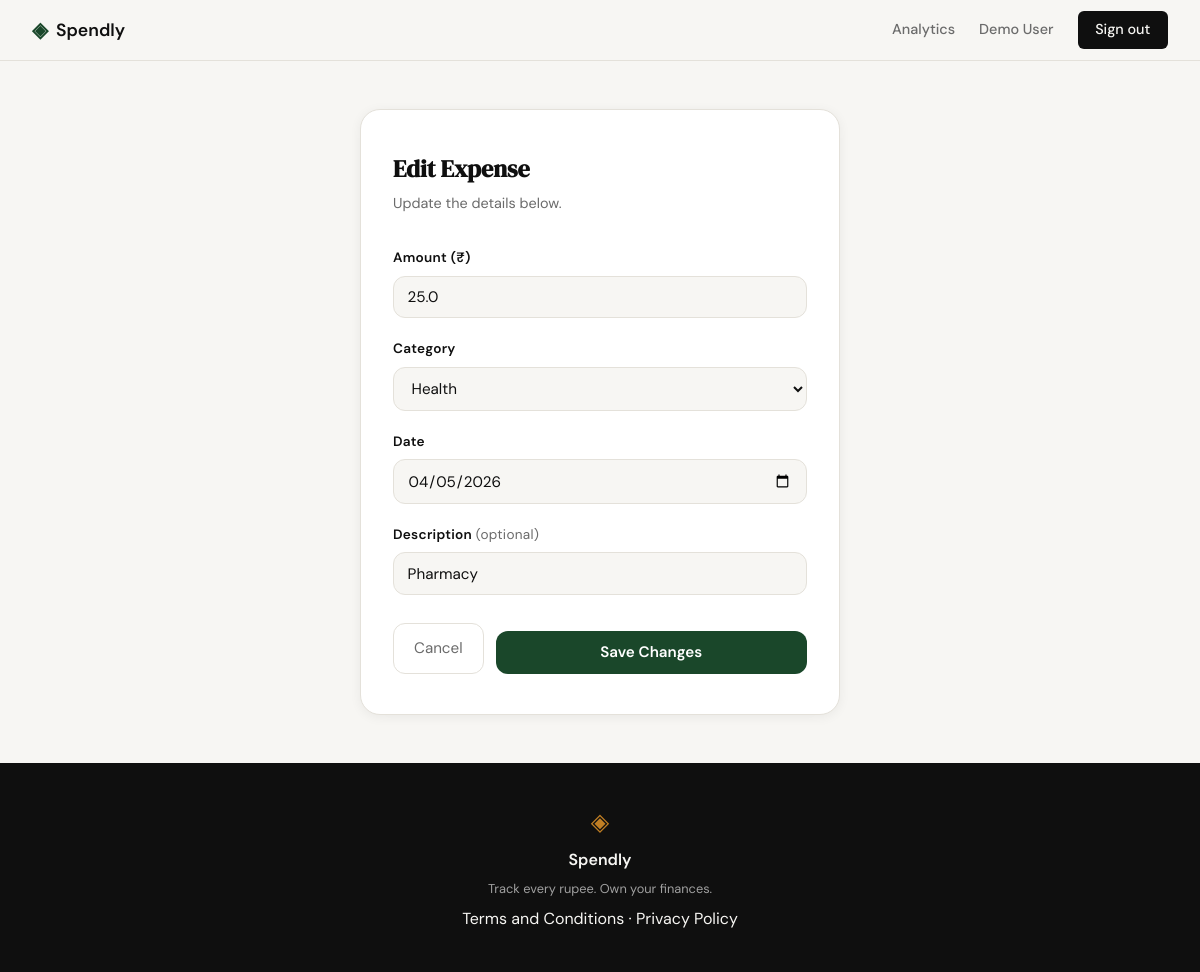
Page /expenses/4/edit (signed in) on the committed database.
### tables this page shows
CREATE TABLE expenses (
            id          INTEGER PRIMARY KEY AUTOINCREMENT,
            user_id     INTEGER NOT NULL REFERENCES users(id),
            amount      REAL    NOT NULL,
            category    TEXT    NOT NULL,
            date        TEXT    NOT NULL,
            description TEXT,
            created_at  TEXT    NOT NULL DEFAULT (datetime('now'))
        );

### app.py (the view, shortened to what this page needs)
@app.route("/expenses/<int:expense_id>/edit", methods=["GET", "POST"])
def edit_expense(expense_id):
    if not session.get("user_id"):
        return redirect(url_for("login"))
    expense = get_expense_by_id(expense_id, session["user_id"])
    if expense is None:
        abort(404)
    if request.method == "GET":
        return render_template(
            "edit_expense.html",
            categories=EXPENSE_CATEGORIES,
            expense_id=expense["id"],
            amount=expense["amount"],
            category=expense["category"],
            date=expense["date"],
            description=expense["description"] or "",
        )

### database/db.py (called while the page is built)
def get_db():
    conn = sqlite3.connect(DB_PATH)
    conn.row_factory = sqlite3.Row
    conn.execute("PRAGMA foreign_keys = ON")
    return conn

### database/queries.py (called while the page is built)
def get_expense_by_id(expense_id, user_id):
    conn = get_db()
    try:
        row = conn.execute(
            "SELECT id, user_id, amount, category, date, description"
            " FROM expenses WHERE id = ? AND user_id = ?",
            (expense_id, user_id),
        ).fetchone()
        return dict(row) if row is not None else None
    finally:
        conn.close()

### templates/edit_expense.html (shortened to what this page needs)
{% extends "base.html" %}
{% block content %}
<div class="expense-form-page">
  <div class="expense-form-card">
    <h1>Edit Expense</h1>
    <p class="expense-form-subtitle">Update the details below.</p>
    <form method="POST" action="{{ url_for('edit_expense', expense_id=expense_id) }}">
      <div class="form-group">
        <label for="amount">Amount (₹)</label>
        <input
          type="number"
          id="amount"
          name="amount"
          step="0.01"
          min="0.01"
          placeholder="0.00"
          value="{{ amount or '' }}"
          required
        >
      </div>
      <div class="form-group">
        <label for="category">Category</label>
        <select id="category" name="category" required>
          {% set selected_cat = category or '' %}
          {% for cat in categories %}
          <option value="{{ cat }}" {% if cat == selected_cat %}selected{% endif %}>{{ cat }}</option>
          {% endfor %}
        </select>
      </div>
      <div class="form-group">
        <label for="date">Date</label>
        <input
          type="date"
          id="date"
          name="date"
          value="{{ date or '' }}"
          required
        >
      </div>
      <div class="form-group">
        <label for="description">
          Description
          <span class="form-label-hint">(optional)</span>
        </label>
        <input
          type="text"
          id="description"
          name="description"
          placeholder="e.g. Coffee at Costa"
          value="{{ description or '' }}"
        >
      </div>
      <div class="form-actions">
        <a href="{{ url_for('profile') }}" class="btn-cancel">Cancel</a>
        <button type="submit" class="btn-submit">Save Changes</button>
      </div>
    </form>
  </div>
</div>
{% endblock %}

### static/css/style.css (style rules this page uses)
:root { --ink: #0f0f0f; --ink-soft: #2d2d2d; --ink-muted: #6b6b6b; --ink-faint: #a0a0a0; --paper: #f7f6f3; --paper-warm: #f0ede6; --paper-card: #ffffff; --surface: #f7f6f3; --surface-raised: #ffffff; --accent: #1a472a; --accent-light: #e8f0eb; --accent-2: #c17f24; --accent-2-light: #fdf3e3; --danger: #c0392b; --danger-light: #fdecea; --danger-border: #f5c6c2; --border: #e4e1da; --border-soft: #eeebe4; --shadow-sm: rgba(0,0,0,.06); --font-display: 'DM Serif Display', Georgia, serif; --font-body: 'DM Sans', system-ui, sans-serif; --max-width: 1200px; --auth-width: 440px; --radius-sm: 6px; --radius-md: 12px; --radius-lg: 20px; }
*, *::before, *::after { box-sizing: border-box; margin: 0; padding: 0; }
html { font-size: 16px; scroll-behavior: smooth; }
body { background: var(--paper); color: var(--ink); font-family: var(--font-body); font-size: 1rem; line-height: 1.6; -webkit-font-smoothing: antialiased; }
a { color: inherit; text-decoration: none; }
.form-group { margin-bottom: 1.25rem; }
.form-group label { display: block; font-size: 0.85rem; font-weight: 500; color: var(--ink-soft); margin-bottom: 0.4rem; }
.btn-submit { width: 100%; padding: 0.7rem; background: var(--ink); color: var(--paper); border: none; border-radius: var(--radius-sm); font-family: var(--font-body); font-size: 0.95rem; font-weight: 500; cursor: pointer; transition: background 0.2s; margin-top: 0.5rem; }

### templates/edit_expense.html (style rules this page uses)
.expense-form-page { min-height: 80vh; display: flex; align-items: flex-start; justify-content: center; padding: 3rem 1rem; background: var(--surface); }
.expense-form-card { background: var(--surface-raised); border: 1px solid var(--border); border-radius: var(--radius-lg); padding: 2.5rem 2rem; width: 100%; max-width: 480px; box-shadow: 0 2px 12px var(--shadow-sm); }
.expense-form-card h1 { font-family: var(--font-display); font-size: 1.5rem; color: var(--ink); margin-bottom: 0.25rem; }
.expense-form-subtitle { color: var(--ink-muted); font-size: 0.9rem; margin-bottom: 2rem; }
.form-group { margin-bottom: 1.25rem; }
.form-group label { display: block; font-size: 0.85rem; font-weight: 600; color: var(--ink); margin-bottom: 0.4rem; letter-spacing: 0.02em; }
.form-group input, .form-group select { width: 100%; padding: 0.65rem 0.85rem; border: 1px solid var(--border); border-radius: var(--radius-md); font-family: var(--font-body); font-size: 0.95rem; color: var(--ink); background: var(--surface); box-sizing: border-box; transition: border-color 0.15s; }
.form-label-hint { font-weight: 400; color: var(--ink-muted); }
.form-actions { display: flex; gap: 0.75rem; margin-top: 1.75rem; }
.btn-submit { flex: 1; padding: 0.7rem 1.25rem; background: var(--accent); color: var(--accent-fg, #fff); border: none; border-radius: var(--radius-md); font-size: 0.95rem; font-weight: 600; cursor: pointer; transition: opacity 0.15s; }
.btn-cancel { padding: 0.7rem 1.25rem; background: transparent; color: var(--ink-muted); border: 1px solid var(--border); border-radius: var(--radius-md); font-size: 0.95rem; cursor: pointer; text-decoration: none; display: inline-flex; align-items: center; justify-content: center; transition: border-color 0.15s, color 0.15s; }

### rows in the picture
expenses: amount "25.0", category "Health", date "04/05/2026", description "Pharmacy"

### other values in the picture
{{ session.get('user_name') }} "Demo User"
